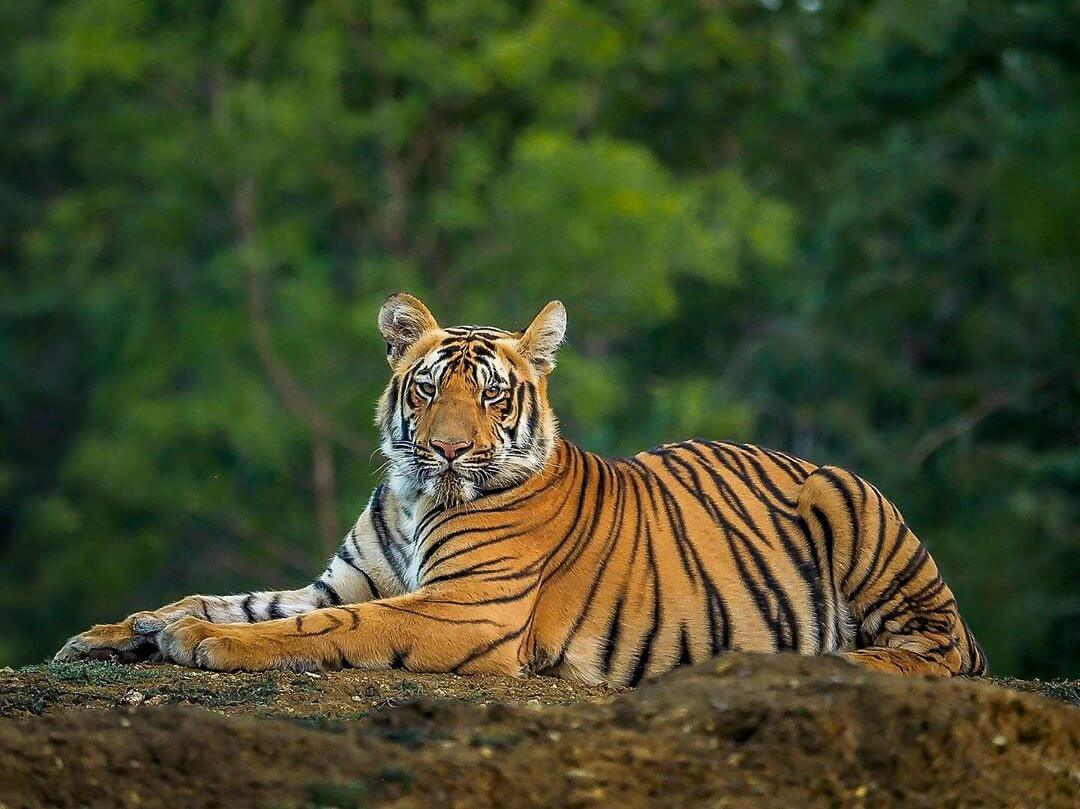
#> input picture pictures/tiger.png, 1080 x 809 px
$ python adaptive-thresholding.py
#> lines starting #> are read from the running program, lines starting #| are printed output that depends on the picture
import cv2
import numpy as np
import matplotlib.pyplot as plt

def AdaptiveThres():
    img = cv2.imread('pictures/tiger.png')
#> img is the input picture: shape (809, 1080, 3); mean B, G, R 41.4, 72.9, 65.9
    imgGray = cv2.cvtColor(img, cv2.COLOR_BGR2GRAY)
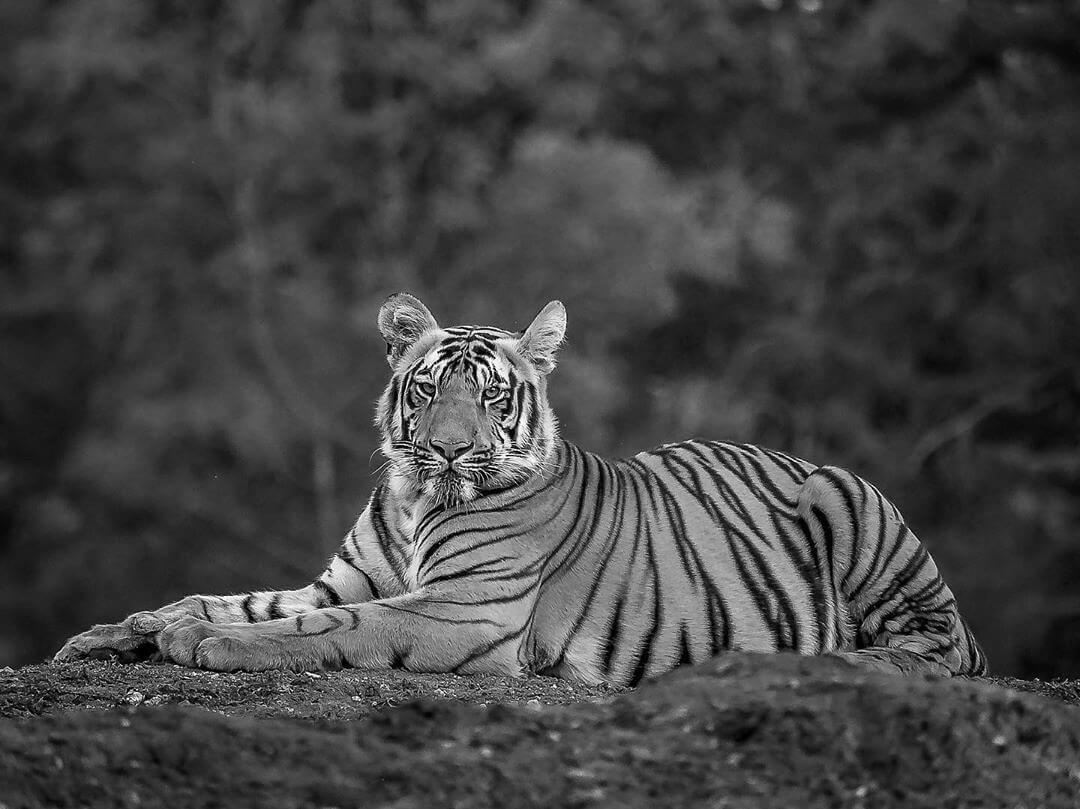
#> imgGray: shape (809, 1080); min 0, max 255, mean 67.2


    maxValue = 255
    blockSize = 7
    offsetC = 3

    imgMean = cv2.adaptiveThreshold(imgGray, maxValue, cv2.ADAPTIVE_THRESH_MEAN_C, cv2.THRESH_BINARY, blockSize, offsetC)
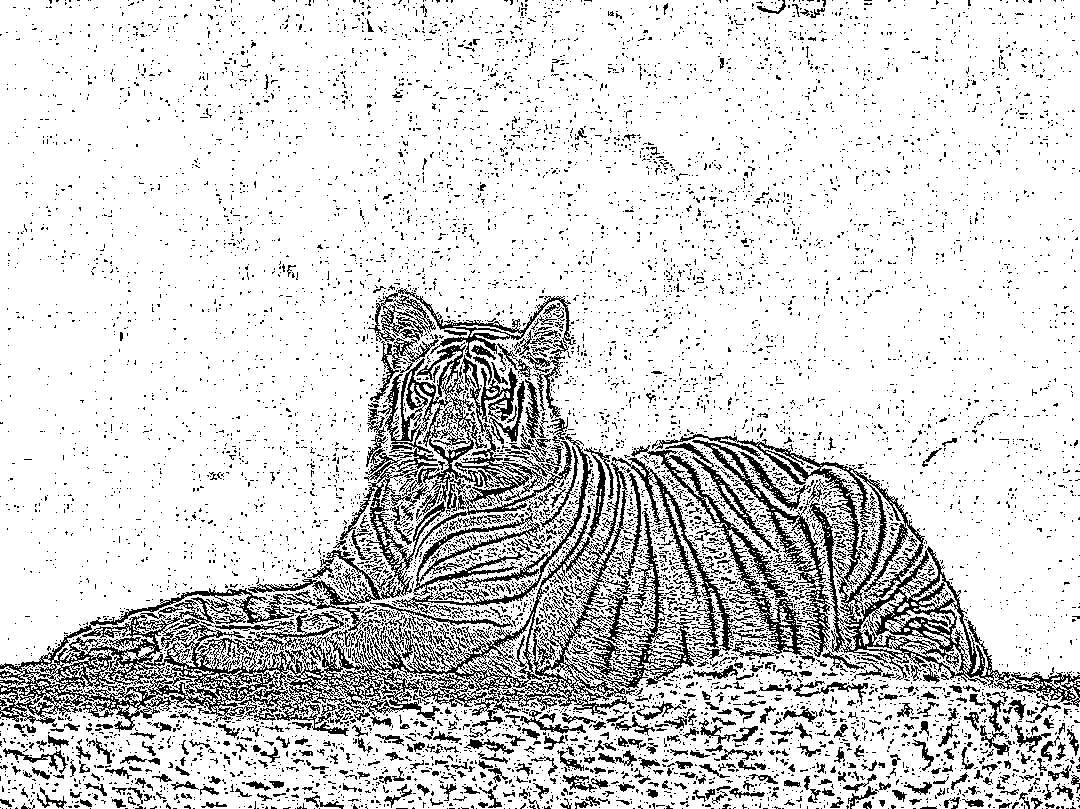
#> imgMean: shape (809, 1080); 83.8% white; black in thin lines or dots
    imgGauss = cv2.adaptiveThreshold(imgGray, maxValue, cv2.ADAPTIVE_THRESH_GAUSSIAN_C, cv2.THRESH_BINARY, blockSize, offsetC)
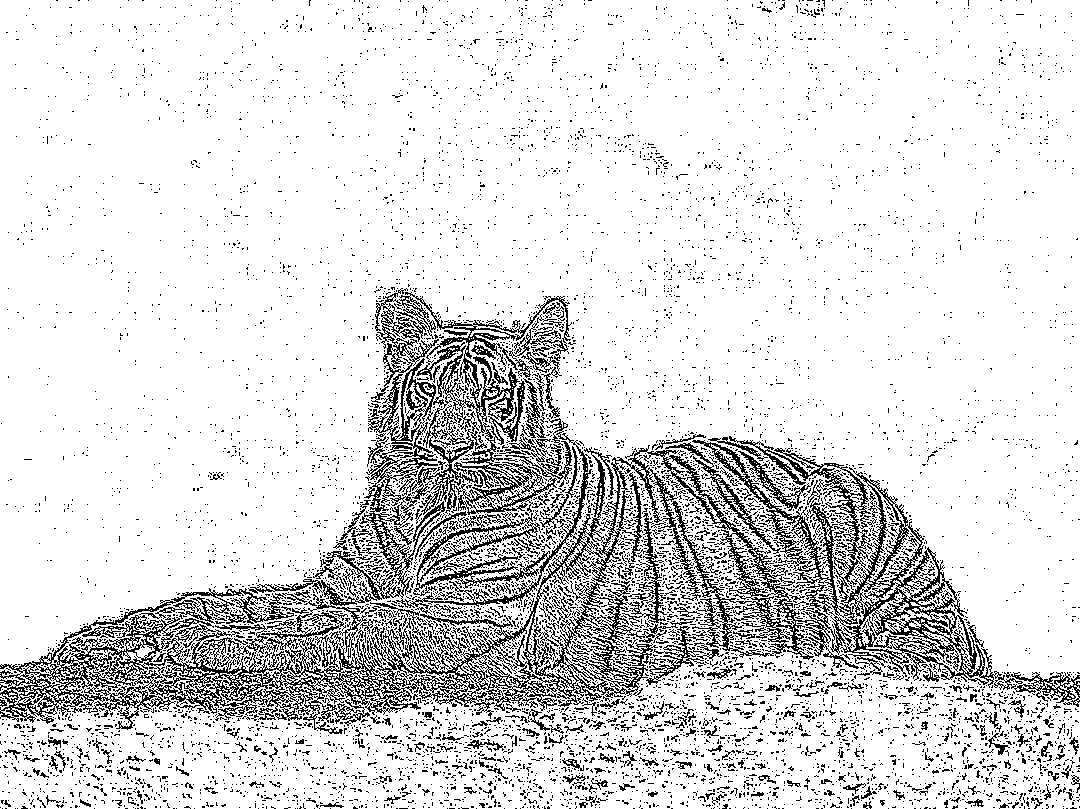
#> imgGauss: shape (809, 1080); 86.5% white; black in thin lines or dots

    plt.subplot(131)
    plt.imshow(imgGray, cmap='gray')
    plt.title("Original Grayscale")


    plt.subplot(132)
    plt.imshow(imgMean, cmap='gray')
    plt.title("Adaptive Mean")

    plt.subplot(133)
    plt.imshow(imgGauss, cmap='gray')
    plt.title("Adaptive Gaussian")

    plt.savefig('results/AdaptiveThreshResult.png')
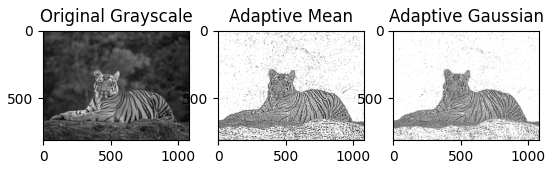
#> figure drawn by matplotlib, 3 panels
    plt.show()


if __name__ == "__main__":
    AdaptiveThres()

$ run again, with pictures/roadline.png copied over pictures/tiger.png
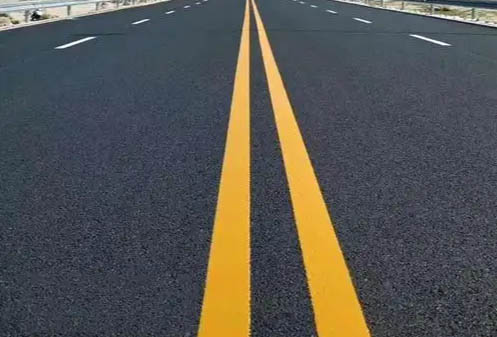
#> input picture pictures/roadline.png, 497 x 337 px
#> in AdaptiveThres, img is the input picture: shape (337, 497, 3); mean B, G, R 81.5, 84.9, 85.9
#> in AdaptiveThres, `imgMean = cv2.adaptiveThreshold(imgGray, maxValue, cv2.ADAPTIVE_THRESH..`:
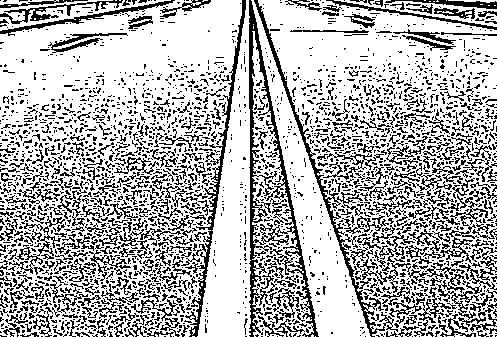
#> imgMean: shape (337, 497); 71% white; black in thin lines or dots
#> imgGauss: shape (337, 497); 73.6% white; black in thin lines or dots
#> in AdaptiveThres, `plt.savefig('results/AdaptiveThreshResult.png')`:
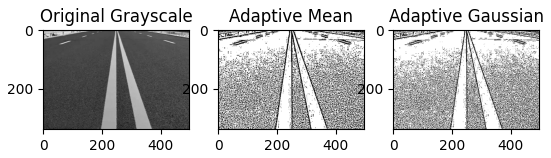
#> figure drawn by matplotlib, 3 panels
